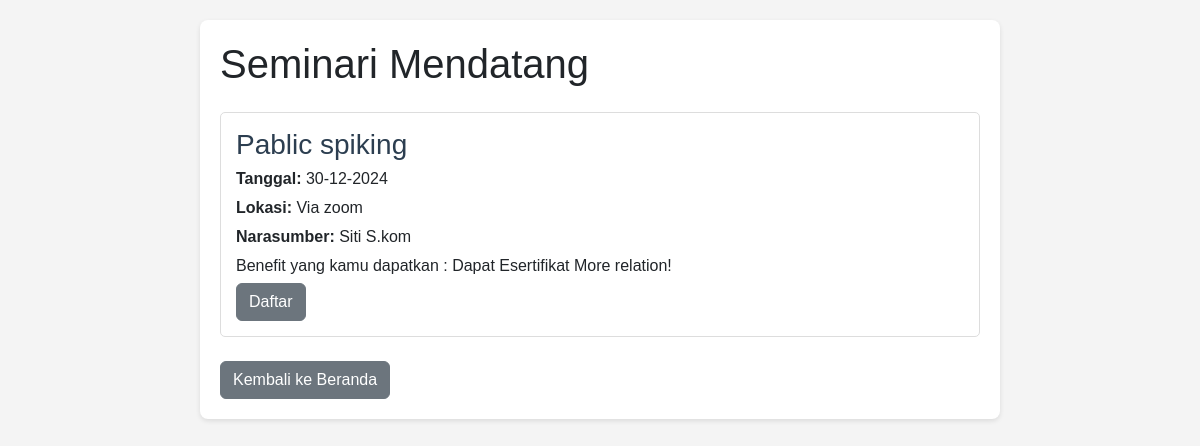
Screenshot of /upcoming.php with the database file from the repository.
### tables this page shows
CREATE TABLE `tb_seminar` (
  `ID` int(11) NOT NULL,
  `Judul` varchar(200) NOT NULL,
  `Deskripsi` text NOT NULL,
  `Tanggal` date NOT NULL,
  `Lokasi` varchar(255) NOT NULL,
  `Kapasitas` int(11) NOT NULL,
  `Harga` int(11) NOT NULL,
  `Kategori` varchar(100) NOT NULL,
  `Narasumber` varchar(100) NOT NULL,
  `Dibuat` timestamp NOT NULL DEFAULT current_timestamp()
);

### upcoming.php (the view, shortened to what this page needs)
<?php
$servername = "localhost";
$username = "root";
$password = "";
$dbname = "ranti";
$conn = new mysqli($servername, $username, $password, $dbname);
$sql = "SELECT * FROM tb_seminar WHERE Tanggal >= CURDATE() ORDER BY Tanggal ASC";
$result = $conn->query($sql);
?>
<!DOCTYPE html>
<html lang="id">
<head>
    <link href="https://cdn.jsdelivr.net/npm/bootstrap@5.3.3/dist/css/bootstrap.min.css" rel="stylesheet">
</head>
<body>
    <div class="container">
        <h1 class="mb-4">Seminari Mendatang</h1>
        <?php if ($result->num_rows > 0): ?>
            <?php while ($seminar = $result->fetch_assoc()): ?>
                <div class="seminar-item">
                    <h3><?= htmlspecialchars($seminar['Judul']) ?></h3>
                    <p><strong>Tanggal:</strong> <?= date('d-m-Y', strtotime($seminar['Tanggal'])) ?></p>
                    <p><strong>Lokasi:</strong> <?= htmlspecialchars($seminar['Lokasi']) ?></p>
                    <p><strong>Narasumber:</strong> <?= htmlspecialchars($seminar['Narasumber']) ?></p>
                    <p><?= htmlspecialchars($seminar['Deskripsi']) ?></p>
                    <a href="register2.php" class="btn btn-secondary">Daftar </a>
                </div>
            <?php endwhile; ?>
        <?php else: ?>
            <p>Tidak ada seminar mendatang yang tersedia.</p>
        <?php endif; ?>
        <div class="mt-4">
            <a href="home.php" class="btn btn-secondary">Kembali ke Beranda</a>
        </div>
    </div>
</body>
</html>

### upcoming.php (style rules this page uses)
body { font-family: Arial, sans-serif; background-color: #f4f4f4; padding: 20px; }
.container { max-width: 800px; margin: auto; background-color: white; padding: 20px; border-radius: 8px; box-shadow: 0 2px 5px rgba(0, 0, 0, 0.1); }
.seminar-item { border: 1px solid #ddd; padding: 15px; border-radius: 5px; margin-bottom: 20px; background-color: #fff; }
.seminar-item h3 { margin: 0; color: #2c3e50; }
.seminar-item p { margin: 5px 0; }

### rows the page displays
tb_seminar: Judul "Pablic spiking", Tanggal "30-12-2024", Lokasi "Via zoom", Narasumber "Siti S.kom", Deskripsi "Benefit yang kamu dapatkan : Dapat Esertifikat More relation!"
